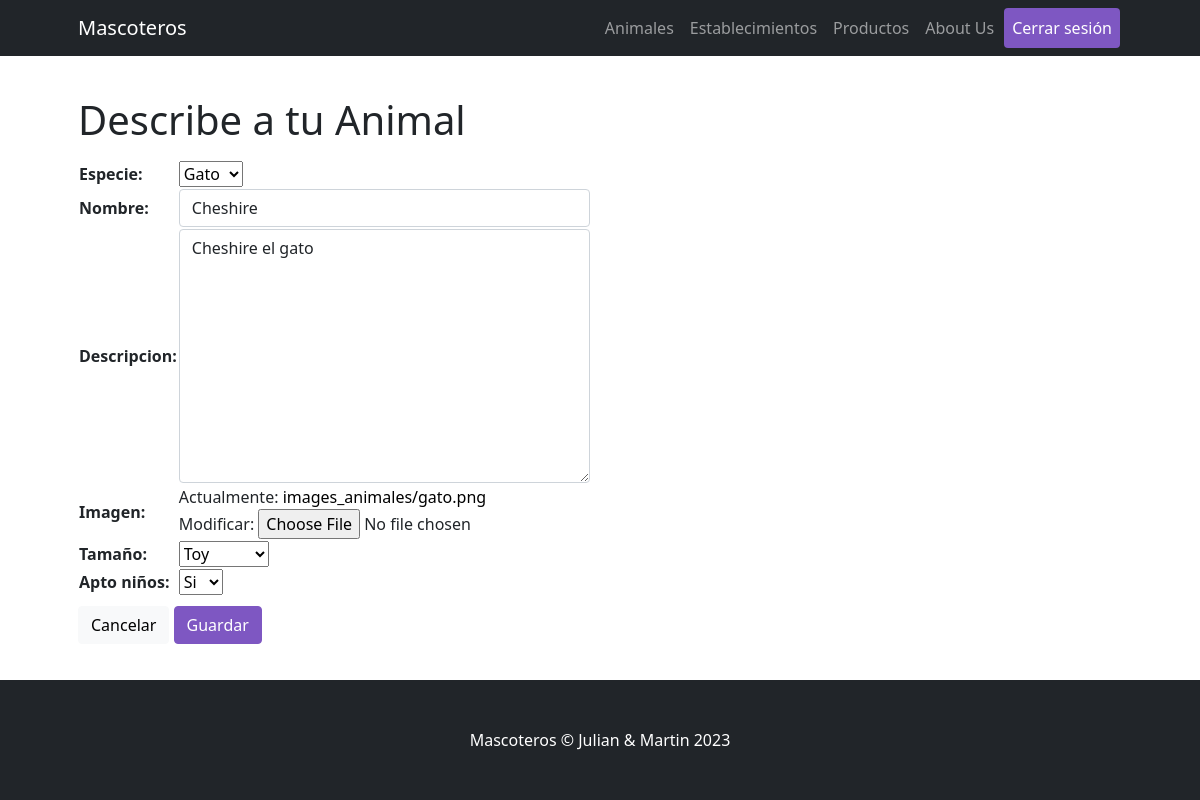
/Mascoteros/animal/editar/1 (signed in), run on an earlier commit of the app's database.
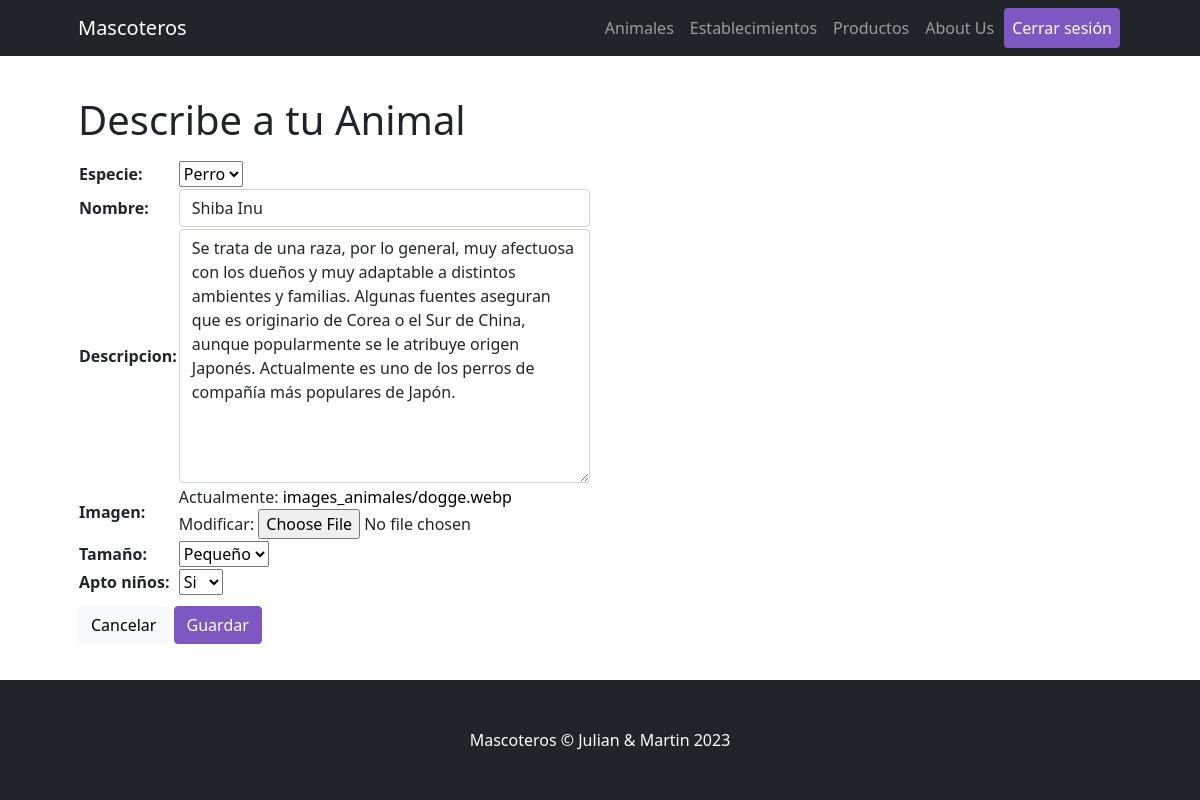
And on a later commit of the database.
### Mascoteros/models.py (models this page shows)
class Animal (models.Model):
    especie      = models.CharField(max_length=64)
    nombre       = models.CharField(max_length=64)
    descripcion  = models.CharField(max_length=500)
    imagen       = models.ImageField(upload_to='images_animales')
    tamaño       = models.CharField(max_length=32)
    apto_niños   = models.BooleanField()

### Mascoteros/views.py (the view)
# urls.py: path("animal/editar/<int:pk>", ActualizarAnimal.as_view(), name="AnimalesEditar"),
class ActualizarAnimal(LoginRequiredMixin, UpdateView):
    model = Animal
    form_class = AnimalFormulario
    success_url = "/Mascoteros/animal/list"
    template_name = "Mascoteros/animal/animal_form.html"

### Mascoteros/forms.py
class AnimalFormulario(forms.ModelForm):
    class Meta:
        model = Animal
        fields = ("especie", "nombre", "descripcion", "imagen", "tamaño", "apto_niños")
        widgets = {
            'nombre': forms.TextInput(attrs={'class': 'form-control'}),
            'especie': forms.Select(choices=opciones_especie),
            'descripcion': forms.Textarea(attrs={'class': 'form-control'}),
            'tamaño':  forms.Select(choices=opciones_tamaño),
            'apto_niños': forms.Select(choices=opciones_apto_niños)
        }

### Mascoteros/templates/Mascoteros/animal/animal_form.html (shortened to what this page needs)
{% extends "Mascoteros/parent.html" %}
{% load static %}
{% block contenidoDinamico %}
<h1 class="card-title">Describe a tu Animal</h1>
<form action="" enctype="multipart/form-data" method="POST"> {% csrf_token %}
    <div class="d-flex">
        <table>
            {{form.as_table}}
        </table>
    </div>
    <a href="{% url 'AnimalesLista' %}" class="btn btn btn-light" role="button" aria-pressed="true">Cancelar</a>
    <button type="submit" class="btn btn-dark">Guardar</button>
</form>
{% endblock %}

What changed in the data, as far as the page shows it:
changed Animal "Si": especie "Gato" → "Perro"; nombre "Cheshire" → "Shiba Inu"; descripcion "Cheshire el gato" → "Se trata de una raza, por lo general, muy afectuosa con los dueños y muy adaptable a distintos ambientes y familias. Algunas fuentes aseguran que es originario de Corea o el Sur de China, aunque popularmente se le atribuye origen Japonés. Actualmente es uno de los perros de compañía más populares de Japón."; tamaño "Toy" → "Pequeño"
Also different on the page:
text no longer shown: "Especie: Nombre: Descripcion: Imagen: Actualmente: images_animales/gato.png Modificar: Tamaño: Apto niños:"
text now shown: "Especie: Nombre: Descripcion: Imagen: Actualmente: images_animales/dogge.webp Modificar: Tamaño: Apto niños:"
